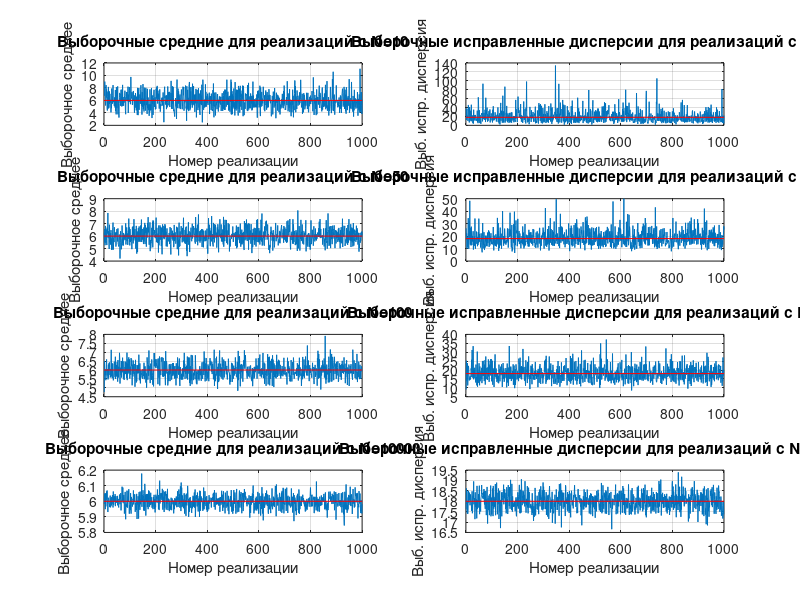
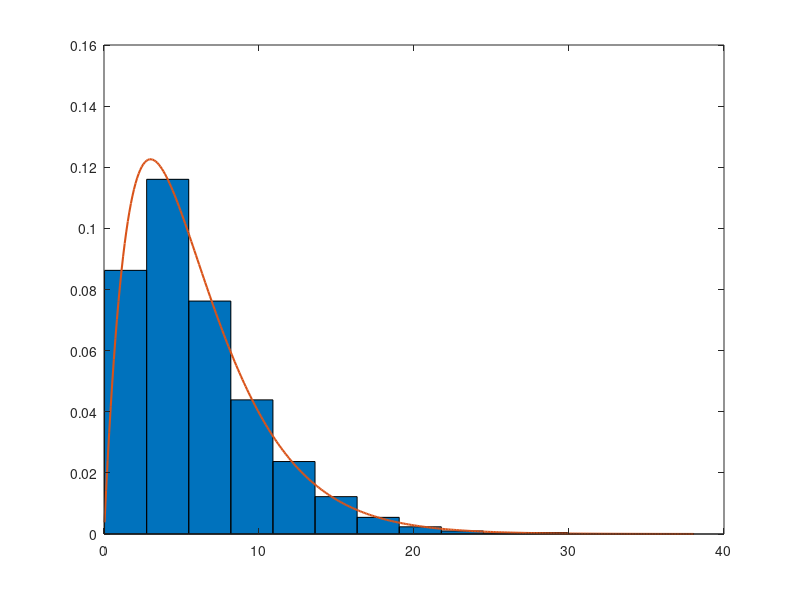
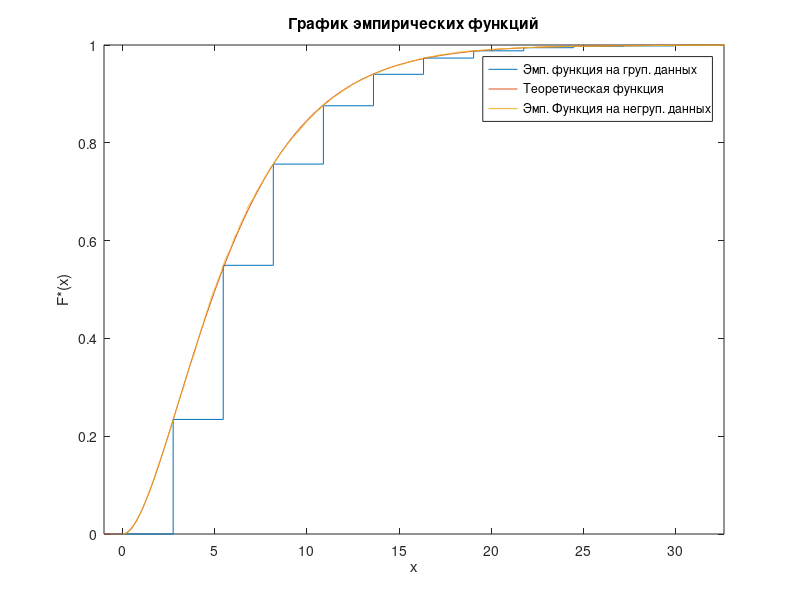

The MATLAB source for these figures, in order: (Note: this script raises an error after producing the figures.)
% Гамма распределение a=2 b=3

% 1
% В соответствии с номером варианта, используя генератор псевдослучайных
% чисел, генерировать выборку из заданного непрерывного распределения
% объемом N=10000 с заданными для вашего распределения параметрами

N = 10000;  % Объем выборки
v = gamrnd(2, 3, 1, N);  % Создание вектора длинной N с числами из гамма распределения где a = 2 и b = 3

% 2
% 2.1 С помощью стандартных функций, содержащихся в математическом пакете,
% получить минимальное и максимальное значения выборки, выборочное среднее,
% выборочную дисперсию (исправленную и неисправленную), выборочное
% среднеквадратичное отклонение для исправленной дисперсии

vMin = min(v);  % Получение минимального значения выборки
vMax = max(v);  % Получение максимального значения выборки
vMean = mean(v);  % Получение выборочного среднего
vVar = var(v);  % Получение неисправленной дисперсии выборки
vCorVar = (N / (N - 1)) * vVar;  % Получение исправленной дисперсии выборки
vStd = sqrt(vCorVar);  % Получение среднеквадратичного отклонения исправленной дисперсии

% 2.2 Для заданного теоретического распределения, из которого генерируете
% выборку, письменно в тетради провести расчет математического ожидания и
% дисперсии. Сравнить полученные теоретические результаты с выборочным
% средним и исправленной выборочной дисперсией. Сделать выводы

disp(['Среднее значение: ' num2str(vMean)]);  % Вывод среднего значение
disp(['Относительная погрешность: ' num2str(abs(vMean - 6)/6) '%'])
disp(['Исправленная дисперсия: ' num2str(vCorVar)]);  % Вывод исправленной дисперсии
disp(['Относительная погрешность: ' num2str(abs(vCorVar - 18)/18) '%'])

% Теоретическое вычисление среднего значение дало: 6 (a * b)
% Теоретическое вычисление дисперсии генеральной выборки дало: 18 (a * b^2)

% Вывод: Программа считает значение среднего и дисперсии относительно
% точно и после теста не выдала значение с погрешностью больше 0.5 для
% дисперсии или 0.01 для среднего. 

% 2.3 Проанализировать поведение выборочного среднего и исправленной
% выборочной дисперсии в зависимости от объема выборки. Для этого получить
% следующие графические зависимости:
% Генерировать 1000 выборочных реализаций объемом N = 10. Для каждой из них
% посчитать выборочное среднее и исправленную выборочную дисперсию.
% Построить график зависимости выборочного среднего от номера реализации и
% график зависимости исправленной выборочной дисперсии от номера
% реализации. На первый из них также нанести значение математического
% ожидания, а на второй значение дисперсии, посчитанные по теоретическим
% формулам.

% Далее проделать все то же самое для N = 50, 100, 10000
% Проанализировать полученные графические зависимости и сделать выводы.

figure;  % Создание экрана
nums = [10, 50, 100, 10000];  % Варианты N  

for i = 0:3  % Делаем 4 слоя графиков через for
    en = gamrnd(2, 3, nums(i + 1), 1000);  % Генерируем матрицу из выборок
    evMean = mean(en);  % считаем среднее для всех выборок
    evCorVar = (nums(i + 1) / (nums(i + 1) - 1)) * var(en);  % считаем исправленную дисперсию для всех выборок
    
    subplot(4, 2, i * 2 + 1);  % Выбираем субплоскость
    plot(evMean);  % Создаем ломаную из точек. (x автоматически от 1 до 1000)
    grid on;  % Включаем сетку для наглядности
    title(['Выборочные средние для реализаций с N=' num2str(nums(i + 1))]);  % Подписываем график
    xlabel("Номер реализации");  % Подписываем ось x 
    ylabel("Выборочное среднее");    % Подписываем ось y
    line([0 1000], [6 6], "color", "red");  % Рисуем линию для наглядности разности точек на плоскости с ожидаемым значением
    
    subplot(4, 2, i * 2 + 2);  % Далее аналогично
    plot(evCorVar);
    grid on;
    title(['Выборочные исправленные дисперсии для реализаций с N=' num2str(nums(i + 1))]);
    xlabel("Номер реализации");
    ylabel("Выб. испр. дисперсия");
    line([0 1000], [18 18], "color", "red");
end

clear en;  % Очищаем память
clear evMean;
clear evCorvar;

% Вывод: Чем больше значений в выборке, тем меньше расстояние до среднего
% значения и исправленной дисперсии вычисленных на генеральной выборке

% 2.4 Найти среднее от выборочного среднего и среднее от исправленной
% выборочной дисперсии по 1000 штук выборочных реализаций объемом 10000.
% Сравнить полученные значения с математическим ожиданием и дисперсией того
% распределения, из которого выборка генерировалась.

ev = gamrnd(2, 3, 10000, 1000);  % Создаем матрицу из выборок
eMean = mean(mean(ev));  % Считаем среднее значение средних значений
eVar = mean(10000 / 9999 * var(ev));  % Считаем среднее значение исправленных дисперсий
disp(['Среднее значение: ' num2str(eMean)]);  % Вывод среднего значение
disp(['Относительная погрешность (в сравнении с значением первой выборки): ' num2str(abs(eMean - vMean)/eMean) '%'])
disp(['Исправленная дисперсия: ' num2str(eVar)]);  % Вывод исправленной дисперсии
disp(['Относительная погрешность (в сравнении с значением первой выборки): ' num2str(abs(eVar - vCorVar)/eVar) '%'])

clear ev;
clear eMean;
clear eVar;
clear evCorVar;

% 3 Расчет гистограммы относительных частот
% A) Найти минимальное xmin и максимальное xmax значение в выборке, разбить
% диапазон от минимального до максимального значения на определенное
% количество интервалов группировки r, которое можно расчитать по формуле
% Стерджесса

xmin = vMin;
xmax = vMax;
clear vMin;
clear vMax;
r = ceil(1 + 3.222 * log10(N));

% Б) Найти ширину каждого интервала группировки, как h = (xmax - xmin)/r.
% Всего таких интервалов будет r.

h = (xmax - xmin) / r;

% В) Получить массив границ z интервалов группировки, охватив всю область
% от максимального, до минимального значения в выборке. Всего таких границ
% будет r + 1

vSort = sort(v);  % сортируем выборку
z = zeros(1, r + 1);  % создаем массив с r + 1 элементами
for i = 1:r + 1  % Заполняем его границами
   z(i) = xmin + h * (i - 1); 
end

%  Г) Посчитать количество ui выборочных значений, попавших в каждый из
%  интервалов группировки

vCount = zeros(1, r);  % Делаем вектор с количеством элементов в каждой группе выборки
k = 1;  % Номер интервала
for i = vSort  % Проходим по каждому элементу
    while (k + 1 ~= r + 1 && i > z(k + 1))  % Корректирование номера интервала
       k = k + 1;
    end
    vCount(k) = vCount(k) + 1;  
end

%  Д) Построить гистограмму относительных частот, отложив по оси абсцисс
%  границы интервалов группировки zi, а по оси ординат значения ui/(h * n),
%  где n - объем выборки. Получится стобчатая фигура. Нанести на один и тот
%  же график плотность вероятности того теоретического распределения, из
%  которого генерируется выборки. Сравнить и сделать выводы.

centers = zeros(1, r);  % Вычисляем координаты центров
for i = 1:r
    centers(i) = xmin + h / 2 + h * (i - 1);
end

nvCount = zeros(1, r);

for i = 1:r  % Нормируем длины столбцов гистограммы
    nvCount(i) = vCount(i) / (h * N);
end

figure;  % Создаем новое окно
bar(centers, nvCount, 1);  % Отрисовываем столбцы гистограммы (1 - ширина столбца в процентах)
hold on;
x = xmin:0.1:xmax;
plot(x, gampdf(x, 2, 3), 'LineWidth', 1.5);  % Отрисовка функции распределения

% Вывод: Гистограмма в основном размещается под графиком функции
% распределения, практически повторяя ее форму.

% 4. Выполнить расчет выборочного среднего и выборочной дисперсии по
% группированным данным (использовать группированные данные, полученные при
% расчете гистограммы) и сравнить их со значениями выборочных
% характеристик, полученными в пункте 2 и сделать выводы.

mMean = 0;
mVar = 0;

for i = 1:r  % Расчет среднего значения группированной выборки
    mMean = mMean + (centers(i) * vCount(i)) / N;
end

for i = 1:r  % Расчет центрального момента 2-го порядка группированной выборки
    mVar = mVar + (centers(i)^2 * vCount(i)) / N;
end
mVar = mVar - mMean^2;  % Расчет дисперсии группированной выборки

disp(['Среднее значение: ' num2str(mMean)]);  % Вывод среднего значение
disp(['Относительная погрешность: ' num2str(abs(mMean - vMean)/vMean) '%'])
disp(['Исправленная дисперсия: ' num2str(mVar)]);  % Вывод исправленной дисперсии
disp(['Относительная погрешность: ' num2str(abs(mVar - vVar)/vVar) '%'])

% 5 Расчет эмпирической функции распределения
% Выполнить расчет эмпирической функции распределения для группированных
% данных (использовать результаты, полученные при расчете гистограммы) и
% негруппированных данных. Построить на одних осях две эти функции. Также,
% необходимо расчитать и построить вместе с этими эмпирическими функциями
% распределения график теоретической функции того распределения, из
% которого выборка генерировалась с задаными в условиях параметрами.
% Сравнить теоретическую функцию распределения и эмпирические функции по
% группированным и негруппированны данным. Сделать выводы.

empFunc = zeros(1, r + 1);  % Создаю массив с данными вероятностей эмпирической функции на груп. выборке
extra = 0;  % Вспомогательная сумма
for i = 1:r  % Проходимся по всем группам
   extra = extra + vCount(i);  % Наращиваем кол-во элементов в интервалах
   empFunc(i + 1) = extra / N;  % Делим для сокращения до < 1
end

noGrpFunc = zeros(1, N);  % Массив для негруппированной выборки
for i = 1:N
    noGrpFunc(i) = sum(vSort <= vSort(i)) / N;  % Значение эмпирической функции для каждого элемента выборки
end

z = [-1, 0, z]; % Вручную для красоты добавляем параметров по краям
empFunc = [0, 0, empFunc];

figure;
s = stairs(z, empFunc);
hold on;
p = plot(-1:0.1:40, gamcdf(-1:0.1:40, 2, 3), vSort, noGrpFunc);  % Отрисовываю функции
axis([z(1), z(r + 1), 0, 1]);  % Фиксирую окно
title('График эмпирических функций');
xlabel('x');
ylabel('F*(x)')
legend('Эмп. функция на груп. данных', 'Теоретическая функция', 'Эмп. Функция на негруп. данных');
p(1).LineWidth = 1.7;
s.LineWidth = 1.7;

% Вывод: Графики функций очень близки друг к другу и при увеличении
% количества элементов будут стремиться к полному совпадению.
